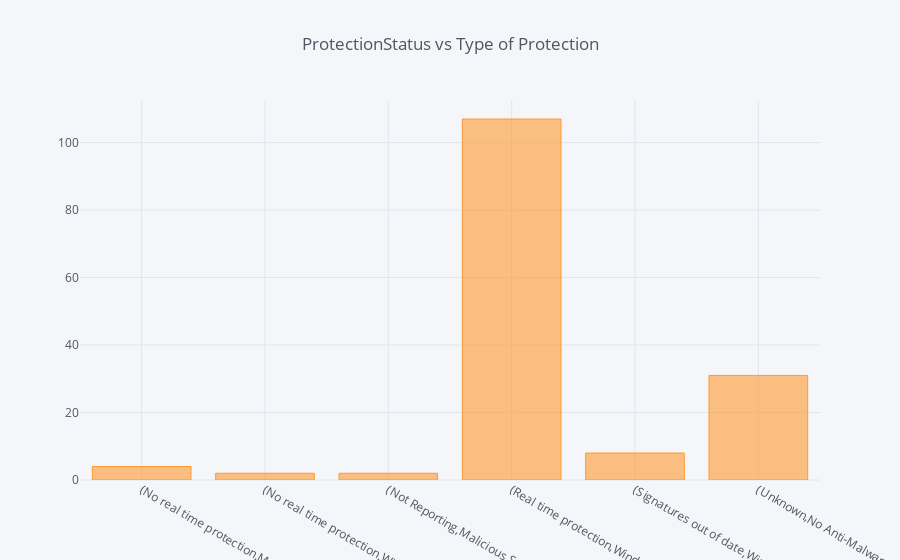

The notebook cell this image was saved under:
### Code cell
# 12 - Distribution of Protectionstatus and type of Protection - hover over plot to see values
protection_status_df.groupby('ProtectionStatus').TypeofProtection.value_counts().iplot(kind='bar', title = 'ProtectionStatus vs Type of Protection')

### Figure 1 — Plotly figure (JSON) as saved in the notebook; plotly's stock layout.template omitted (floating-point values rounded to 4 significant figures)
{"data": [{"marker": {"color": "rgba(255, 153, 51, 0.6)", "line": {"color": "rgba(255, 153, 51, 1.0)", "width": 1}}, "name": "TypeofProtection", "orientation": "v", "text": "", "type": "bar", "uid": "ddd63268-4e63-4a8d-8b8c-172ca2803577", "x": ["(No real time protection,Malicious Software Removal Tool)", "(No real time protection,Windows Defender)", "(Not Reporting,Malicious Software Removal Tool)", "(Real time protection,Windows Defender)", "(Signatures out of date,Windows Defender)", "(Unknown,No Anti-Malware Tool was detected)"], "y": [4, 2, 2, 107, 8, 31]}], "layout": {"legend": {"bgcolor": "#F5F6F9", "font": {"color": "#4D5663"}}, "paper_bgcolor": "#F5F6F9", "plot_bgcolor": "#F5F6F9", "title": {"font": {"color": "#4D5663"}, "text": "ProtectionStatus vs Type of Protection"}, "xaxis": {"gridcolor": "#E1E5ED", "showgrid": true, "tickfont": {"color": "#4D5663"}, "title": {"font": {"color": "#4D5663"}, "text": ""}, "zerolinecolor": "#E1E5ED"}, "yaxis": {"gridcolor": "#E1E5ED", "showgrid": true, "tickfont": {"color": "#4D5663"}, "title": {"font": {"color": "#4D5663"}, "text": ""}, "zerolinecolor": "#E1E5ED"}}}
